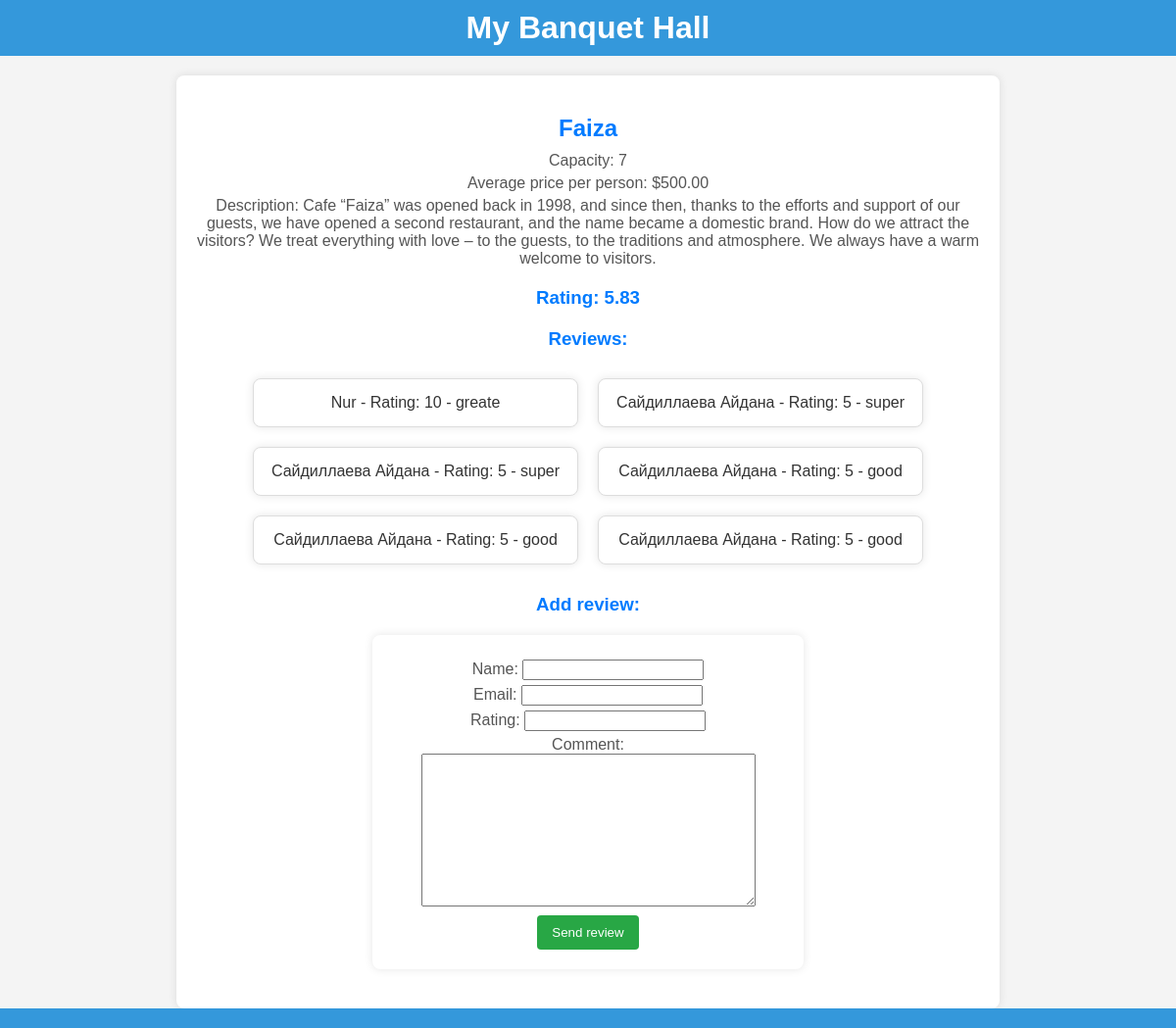
Screenshot of /hall/2/ with the database file from the repository.
### reservation/models.py (models this page shows, shortened)
class BanquetHall(models.Model):
    name = models.CharField(max_length=100)
    capacity = models.IntegerField()
    average_price_per_person = models.DecimalField(max_digits=8, decimal_places=2)
    description = models.TextField()
    rating = models.DecimalField(max_digits=3, decimal_places=2, default=0)
    total_reviews = models.PositiveIntegerField(default=0)

class Review(models.Model):
    hall = models.ForeignKey(BanquetHall, on_delete=models.CASCADE, related_name='reviews')
    name = models.CharField(max_length=100)
    email = models.EmailField()
    rating = models.IntegerField()
    comment = models.TextField()

### reservation/views.py (the view)
# urls.py: path('hall/<int:hall_id>/', hall_detail, name='hall_detail'),
def hall_detail(request, hall_id):
    hall = get_object_or_404(BanquetHall, pk=hall_id)
    reviews = hall.reviews.all()
    if request.method == 'POST':
        review_form = ReviewForm(request.POST)
        if review_form.is_valid():
            new_review = review_form.save(commit=False)
            new_review.hall = hall
            new_review.save()
            all_reviews = hall.reviews.all()
            total_reviews = len(all_reviews)
            total_rating = sum(review.rating for review in all_reviews)
            hall.rating = Decimal(total_rating) / Decimal(total_reviews)
            hall.save()
            messages.success(request, 'Review has been successfully submitted!')
            return redirect('hall_detail', hall_id=hall_id)
    else:
        review_form = ReviewForm()
    return render(request, 'hall_detail.html', {'hall': hall, 'reviews': reviews, 'review_form': review_form})

### reservation/forms.py
class ReviewForm(forms.ModelForm):
    class Meta:
        model = Review
        fields = ['name', 'email', 'rating', 'comment']

### templates/hall_detail.html (shortened to what this page needs)
<!DOCTYPE html>
<html lang="en">
<head>
</head>
<body>
{% extends 'base.html' %}
{% block content %}
  <h2>{{ hall.name }}</h2>
  <p>Capacity: {{ hall.capacity }}</p>
  <p>Average price per person: ${{ hall.average_price_per_person }}</p>
  <p>Description: {{ hall.description }}</p>
  <h3>Rating: {{ hall.rating }}</h3>
  <h3>Reviews:</h3>
  {% if reviews %}
    <ul>
      {% for review in reviews %}
        <li>{{ review.name }} - Rating: {{ review.rating }} - {{ review.comment }}</li>
      {% endfor %}
    </ul>
  {% else %}
    <p>No reviews</p>
  {% endif %}
  <h3>Add review:</h3>
  <form method="post" action="{% url 'hall_detail' hall.id %}">
    {{ review_form.as_p }}
    <button type="submit">Send review</button>
  </form>
{% endblock %}

### templates/hall_detail.html (style rules this page uses)
body { font-family: 'Arial', sans-serif; background-color: #f0f0f0; color: #333; text-align: center; margin: 0; padding: 0; }
h2 { color: #007bff; margin-bottom: 10px; }
p { margin: 5px 0; color: #555; }
h3 { color: #007bff; margin-top: 20px; }
ul { list-style: none; padding: 0; display: flex; flex-wrap: wrap; justify-content: center; }
li { border: 1px solid #ddd; border-radius: 8px; box-shadow: 0 0 10px rgba(0, 0, 0, 0.1); margin: 10px; padding: 15px; background-color: #fff; max-width: 300px; width: 100%; }
form { max-width: 400px; margin: 20px auto; background-color: #fff; padding: 20px; border-radius: 8px; box-shadow: 0 0 10px rgba(0, 0, 0, 0.1); }
button { background-color: #28a745; color: white; padding: 10px 15px; border: none; border-radius: 4px; cursor: pointer; }

### templates/base.html (style rules this page uses)
body { font-family: 'Arial', sans-serif; margin: 0; padding: 0; background-color: #f4f4f4; color: #333; }

### rows the page displays
BanquetHall: name "Faiza", capacity "7", average_price_per_person "500.00", description "Cafe “Faiza” was opened back in 1998, and since then, thanks to the efforts and support of our guests, we have opened a second restaurant, and the name became a domestic brand. How do we attract the visitors? We treat everything with love – to the guests, to the traditions and atmosphere. We always have a warm welcome to visitors.", rating "5.83"
Review: name "Nur", rating "10", comment "greate"
Review: name "Сайдиллаева Айдана", rating "5", comment "super"
Review: name "Сайдиллаева Айдана", rating "5", comment "super"
Review: name "Сайдиллаева Айдана", rating "5", comment "good"
Review: name "Сайдиллаева Айдана", rating "5", comment "good"
Review: name "Сайдиллаева Айдана", rating "5", comment "good"
